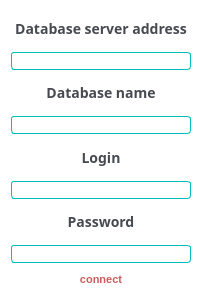
<?xml version="1.0" encoding="UTF-8"?>
<ui version="4.0">
 <class>form_autf</class>
 <widget class="QDialog" name="form_autf">
  <property name="geometry">
   <rect>
    <x>0</x>
    <y>0</y>
    <width>202</width>
    <height>300</height>
   </rect>
  </property>
  <property name="windowTitle">
   <string>Dialog</string>
  </property>
  <property name="styleSheet">
   <string notr="true">QLabel{
	font-family: 'Montserrat', sans-serif;
	font-size: 14px;
	color: rgb(71, 74, 81);
}

QDialog{
	background-color: rgb(255, 255, 255);
}

QLineEdit{
	border: 1px solid rgb(0, 188, 188);
	border-radius: 3px;
}

QPushButton{
	height: 20px;
	font-family: 'Montserrat', sans-serif;
	font-size: 11px;
	text-transform: uppercase;
	font-weight: 600;
	color: rgb(205, 92, 92);
	background-color: rgba(255, 255, 255, 0);
	border: none;
}

QPushButton:hover{
	height: 75px;
	border: 1px solid rgba(205, 92, 92, 1) ;
	border-radius: 5px;
	font-family: 'Montserrat', sans-serif;
	font-size: 11px;
	text-transform: uppercase;
	font-weight: 600;
	color: rgb(205, 92, 92);
	background-color: rgba(255, 255, 255, 0);
}

QPushButton:pressed{
	background-color: rgba(205, 92, 92, 1);
	color: white;
	border:2px solid;
	border: 1px solid rgba(205, 92, 92, 1) ;
	border-radius: 5px;
	font-family: 'Montserrat', sans-serif;

}</string>
  </property>
  <layout class="QVBoxLayout" name="verticalLayout">
   <item>
    <widget class="QLabel" name="label">
     <property name="font">
      <font>
       <family>Montserrat</family>
       <pointsize>-1</pointsize>
       <weight>75</weight>
       <bold>true</bold>
      </font>
     </property>
     <property name="text">
      <string>Database server address</string>
     </property>
     <property name="alignment">
      <set>Qt::AlignCenter</set>
     </property>
    </widget>
   </item>
   <item>
    <widget class="QLineEdit" name="line_serv">
     <property name="layoutDirection">
      <enum>Qt::LeftToRight</enum>
     </property>
     <property name="alignment">
      <set>Qt::AlignCenter</set>
     </property>
    </widget>
   </item>
   <item>
    <widget class="QLabel" name="label_2">
     <property name="font">
      <font>
       <family>Montserrat</family>
       <pointsize>-1</pointsize>
       <weight>75</weight>
       <bold>true</bold>
      </font>
     </property>
     <property name="text">
      <string>Database name</string>
     </property>
     <property name="alignment">
      <set>Qt::AlignCenter</set>
     </property>
    </widget>
   </item>
   <item>
    <widget class="QLineEdit" name="line_base">
     <property name="alignment">
      <set>Qt::AlignCenter</set>
     </property>
    </widget>
   </item>
   <item>
    <widget class="QLabel" name="label_3">
     <property name="font">
      <font>
       <family>Montserrat</family>
       <pointsize>-1</pointsize>
       <weight>75</weight>
       <bold>true</bold>
      </font>
     </property>
     <property name="text">
      <string>Login</string>
     </property>
     <property name="alignment">
      <set>Qt::AlignCenter</set>
     </property>
    </widget>
   </item>
   <item>
    <widget class="QLineEdit" name="line_login">
     <property name="alignment">
      <set>Qt::AlignCenter</set>
     </property>
    </widget>
   </item>
   <item>
    <widget class="QLabel" name="label_4">
     <property name="font">
      <font>
       <family>Montserrat</family>
       <pointsize>-1</pointsize>
       <weight>75</weight>
       <bold>true</bold>
      </font>
     </property>
     <property name="text">
      <string>Password</string>
     </property>
     <property name="alignment">
      <set>Qt::AlignCenter</set>
     </property>
    </widget>
   </item>
   <item>
    <widget class="QLineEdit" name="line_pass">
     <property name="alignment">
      <set>Qt::AlignCenter</set>
     </property>
    </widget>
   </item>
   <item>
    <widget class="QPushButton" name="pushButton">
     <property name="text">
      <string>connect</string>
     </property>
    </widget>
   </item>
  </layout>
 </widget>
 <resources/>
 <connections/>
</ui>
